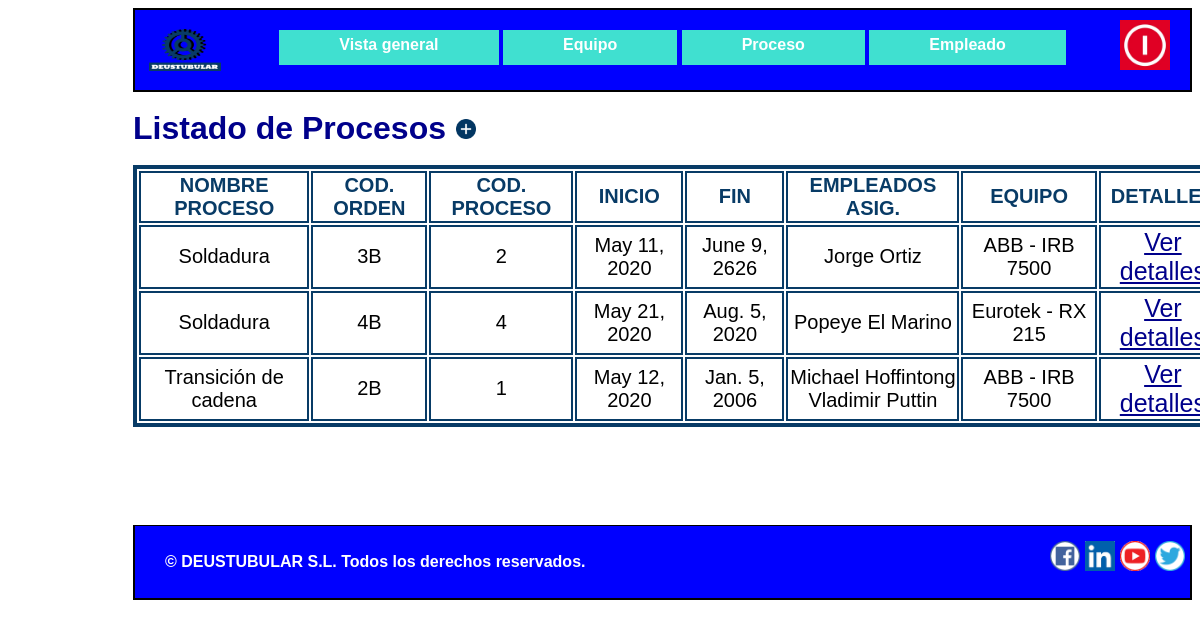
Before: /appGestion_de_la_produccion/responsable/proceso/ with the older database file.
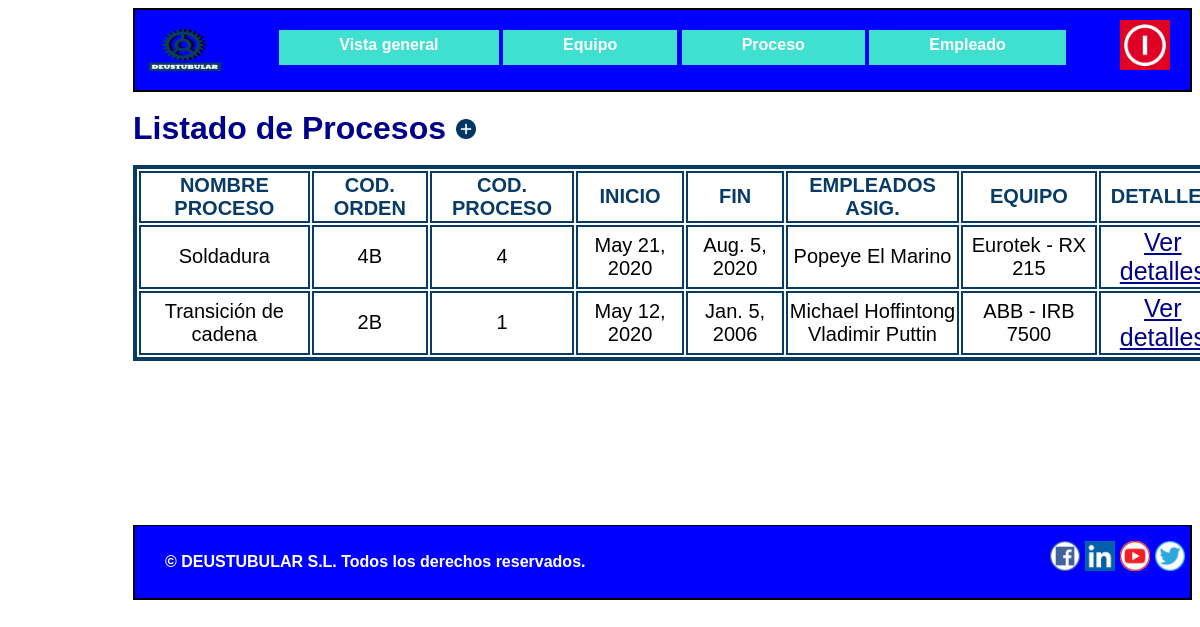
After: the same page with the newer database file.
### appGestion_de_la_produccion/models.py (models this page shows, shortened)
class Proceso(models.Model):
    empleados_asignados = models.ManyToManyField(Empleado)
    equipo=models.ForeignKey(Equipo, on_delete=models.SET_NULL, null=True)
    codigo_orden = models.CharField(max_length=10)
    codigo_proceso = models.IntegerField()
    nombre_proceso = models.CharField(max_length=50)
    referencia = models.CharField(max_length=10)
    inicio = models.DateField()
    fin = models.DateField()

class Empleado(models.Model):
    nombre = models.CharField(max_length=50)
    DNI = models.CharField(max_length=9)
    apellido = models.CharField(max_length=50)
    email = models.EmailField(max_length=100)
    telefono = models.IntegerField()
    responsable=models.BooleanField()

class Equipo(models.Model):
    modelo = models.CharField(max_length=25)
    marca = models.CharField(max_length=25)
    categoria = models.CharField(max_length=50)
    fecha_adquisicion = models.DateField()
    fecha_instalacion = models.DateField()

### appGestion_de_la_produccion/views.py (the view)
# urls.py: path('responsable/proceso/', views.lista_procesos, name='lista_procesos'),
def lista_procesos(request):
    proceso = Proceso.objects.order_by("nombre_proceso")
    context = {"lista_procesos": proceso}
    return render(request, "Proceso.html", context)

### appGestion_de_la_produccion/templates/Proceso.html
{% extends "PlantillaHeaderFooter.html"%}
{% block contenido %}
<h1>Listado de Procesos<a class="añadir" href="/appGestion_de_la_produccion/responsable/procesoform" title="Añadir nuevo proceso"><img
        src="/static/Imagenes/añadir.png" width="20" height="20"></a></h1>
<div class="tablasueltas">
<table id="cosadeproceso">
    <thead>
    <tr class="cosadeproceso">
        <td class="cosadeproceso"> <b> NOMBRE PROCESO</b> </td>
        <td class="cosadeproceso"> <b> COD. ORDEN </b> </td>
        <td class="cosadeproceso"> <b> COD. PROCESO</b> </td>
        <td class="cosadeproceso"> <b> INICIO</b> </td>
        <td class="cosadeproceso"> <b> FIN</b> </td>
        <td class="cosadeproceso"> <b> EMPLEADOS ASIG.</b> </td>
        <td class="cosadeproceso"> <b> EQUIPO</b> </td>
        <td class="cosadeproceso"> <b> DETALLES</b> </td>
    </tr>
    </thead>
    {% for Proceso in lista_procesos %}
    <tr class="cosadeproceso">
        <td class="cosadeproceso">{{ Proceso.nombre_proceso }}</td>
        <td class="cosadeproceso">{{ Proceso.codigo_orden }}</td>
        <td class="cosadeproceso">{{ Proceso.codigo_proceso }}</td>
        <td class="cosadeproceso">{{ Proceso.inicio }}</td>
        <td class="cosadeproceso">{{ Proceso.fin }}</td>
        <td class="cosadeproceso">{% for ea in Proceso.empleados_asignados.all %}
                {{ea.nombre}} {{ea.apellido}} </br>
            {% endfor %}</td>
        <td class="cosadeproceso">{{ Proceso.equipo.marca }} - {{ Proceso.equipo.modelo }}</td>
        <td class="cosadeequipo"><a href="/appGestion_de_la_produccion/responsable/proceso/{{ Proceso.id }}" title="Detalles">Ver detalles</a></td>
    </tr>
    {% endfor %}
</table>
</div>
{% endblock %}

### appGestion_de_la_produccion/templates/PlantillaHeaderFooter.html (shortened to what this page needs)
{% load static%}
<html lang="en">
<head>
    <link rel="stylesheet" href="{% static 'stylesheet.css' %}">
</head>
<body>
<header>
    <nav id="navgrande">
        <a class="enlaceaicono" href="/appGestion_de_la_produccion/responsable/" title="Volver a inicio"> <img
                src="/static/Imagenes/Deustubular.png" width="80" height="60"></a>
        <a class="header" href="/appGestion_de_la_produccion/responsable/">Vista general</a>
        <a class="header" href="/appGestion_de_la_produccion/responsable/equipo/">Equipo</a>
        <a class="header" href="/appGestion_de_la_produccion/responsable/proceso/">Proceso</a>
        <a class="header" href="/appGestion_de_la_produccion/responsable/empleado/">Empleado</a>
        <a class="volver" href="/appGestion_de_la_produccion" title="Volver a inicio"> <img
                src="/static/Imagenes/Inicio.png" width="50" height="50"></a>
    </nav>
</header>
{% block contenido %} {% endblock %}
<footer>
    <a class="enlacesfooter" href="https://twitter.com" target="_blank" title="Síguenos en twitter"> <img
            src="/static/Imagenes/twitter.png" width="30" height="30"></a>
    <a class="enlacesfooter" href="https://www.youtube.com" target="_blank"
       title="No olvides visitar nuestro canal de you tube"> <img src="/static/Imagenes/youtube.png" width="30" height="30"></a>
    <a class="enlacesfooter" href="https://www.linkedin.com" target="_blank" title="También estamos en LinkedIn"> <img
            src="/static/Imagenes/linkedin.png" width="30" height="30"></a>
    <a class="enlacesfooter" href="https://www.facebook.com" target="_blank" title="Dale like en facebook"> <img
            src="/static/Imagenes/facebook.png" width="30" height="30"></a>
    <p class="textofooter">© DEUSTUBULAR S.L. Todos los derechos reservados.</p>
</footer>
</body>
</html>

### appGestion_de_la_produccion/static/stylesheet.css (style rules this page uses)
* { box-sizing: border-box; }
html { font-family: Arial, Helvetica, sans-serif; max-width: 1100px; font-weight: bold; background-color:white; margin-left: 125px; }
body { line-height: 30px; font-size: 16px; }
h1, h2, h3, legend { color: darkblue; }
a { color: darkblue; }
#navgrande { background-color: blue; border-top: 2px solid black; border-left: 2px solid black; border-right: 2px solid black; border-bottom: 2px solid black; text-align: center; padding-bottom: 25px; padding-top: 10px; }
thead { color: rgb(8,59,102); }
.header { margin-top:10px; height: 35px; color: white; padding-left: 60px; padding-right: 60px; background-color: turquoise; display:inline-block; text-decoration:none; }
footer { padding-top: 5px; padding-bottom: 5px; padding-left: 30px; background-color: blue; border-bottom: 2px solid black; border-left: 2px solid black; border-right: 2px solid black; border-top: 1px solid black; margin-top:10px }
.enlacesfooter { float:right; padding-top: 10px; padding-right:5px; }
.textofooter { color: white; }
.enlaceaicono { margin-left: 10px; float: left; }
.cosadeequipo { border:2px solid rgb(8,59,102); font-size:25px; margin-right:20px; text-align:center; }
.cosadeproceso { border:2px solid rgb(8,59,102); font-size:20px; margin-right:20px; text-align:center; }
#cosadeproceso { border:4px solid rgb(8,59,102); }
.tablasueltas { height:350px; width:1100px; overflow-y:scroll; }
.tabladetalles tbody,td,th { border:2px solid rgb(8,59,102); }
.volver { margin-right:20px; float: right; float: bottom: }
.añadir { margin-left:10px; }

Changed rows visible on the page:
removed Proceso: nombre_proceso "Soldadura", codigo_orden "3B", codigo_proceso "2", inicio "May 11, 2020", fin "June 9, 2626", equipo.marca "ABB", equipo.modelo "IRB 7500"
no longer on this page (row unchanged): Empleado: nombre "Jorge", apellido "Ortiz", shown under "Soldadura"
